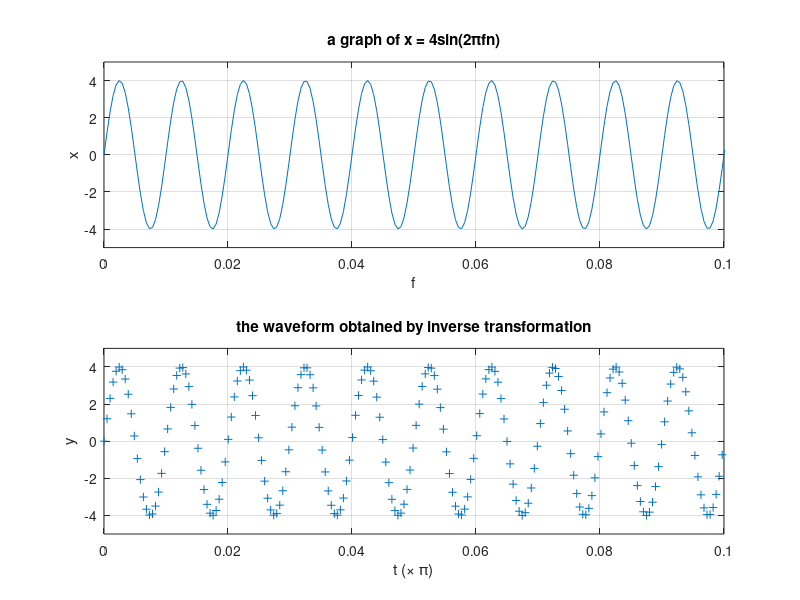

Write MATLAB code to recreate this figure.
clear, close all

t0 = linspace(0, 0.5, 1024);

x = 4 * sin(2*pi*100*t0);

subplot(2, 1, 1);
plot(t0, x)
ylabel('x')
xlabel('f')
title('a graph of x = 4sin(2\pifn)')
axis([0 0.1 -5 5])
grid on

X = fft(x);
y = real(ifft(X));

subplot(2, 1, 2);
plot(t0, y, '+')
ylabel('y')
xlabel('t (\times \pi)')
title('the waveform obtained by inverse transformation')
axis([0 0.1 -5 5])
grid on